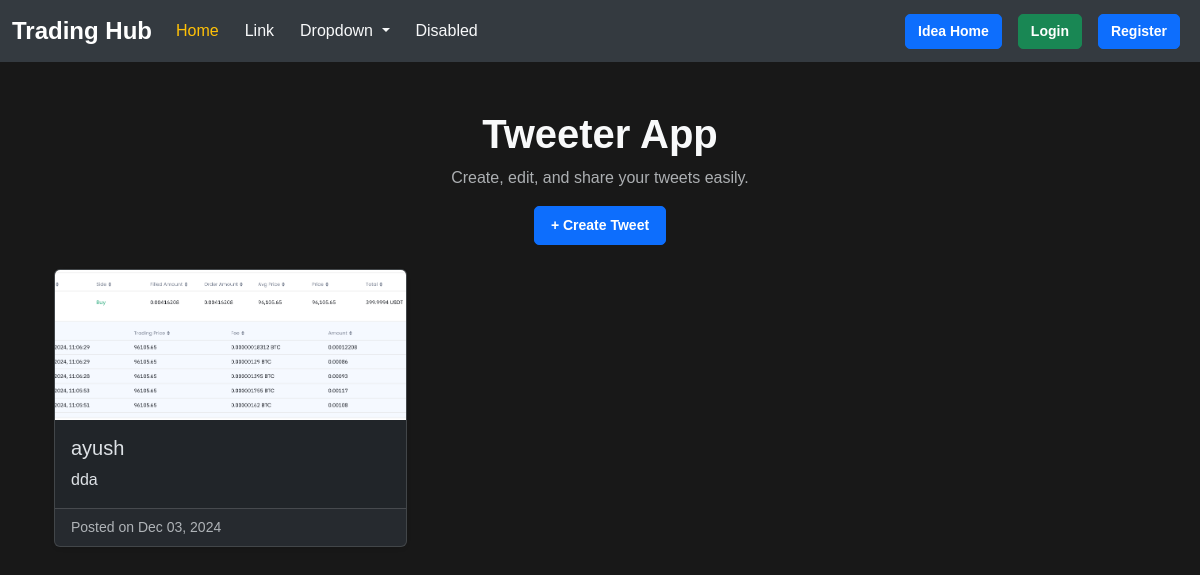
Page /tweet/ on the earlier database version.
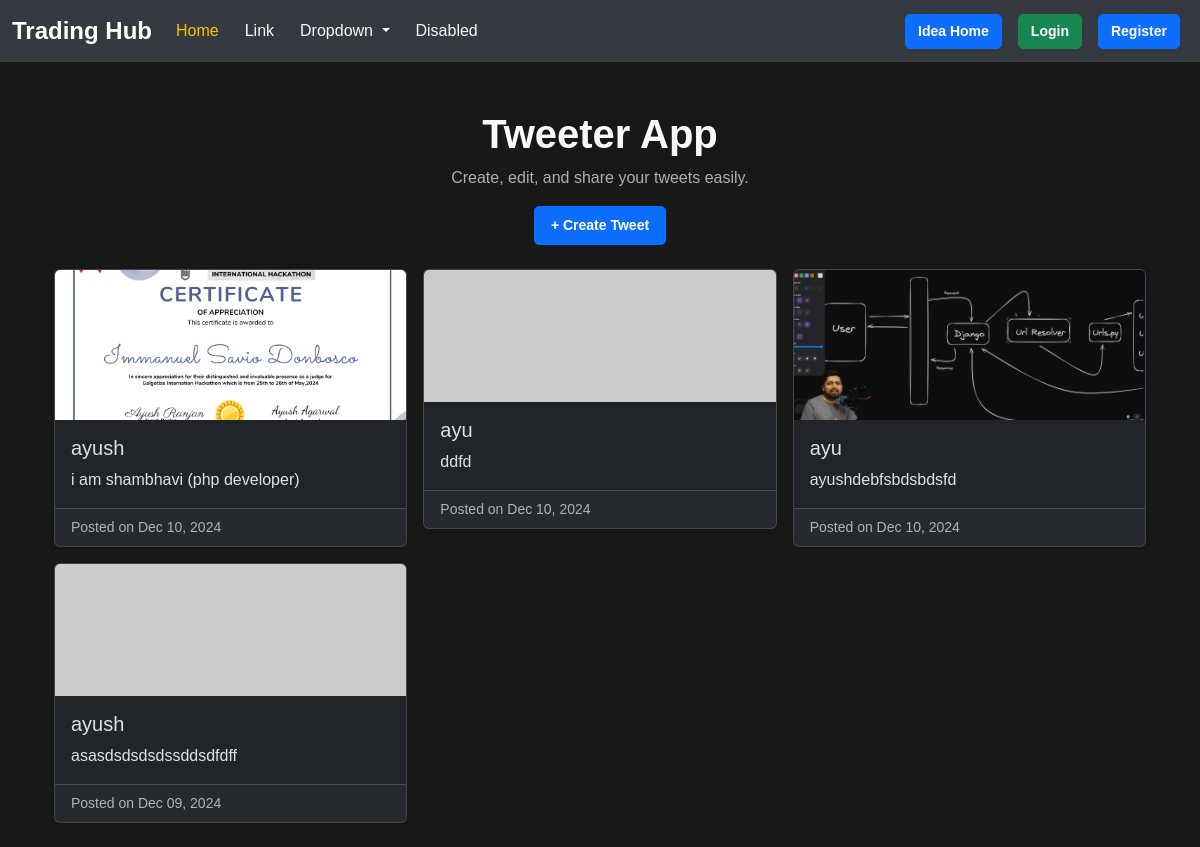
Same page on the later database version.
### tweet/models.py (models this page shows, shortened)
class Tweet(models.Model):
    user = models.ForeignKey(User, on_delete=models.CASCADE)
    text = models.CharField(max_length=240)  # Changed to CharField for length enforcement
    image = models.ImageField(upload_to='photo/', blank=True, null=True)
    created_at = models.DateTimeField(auto_now_add=True)
    updated_at = models.DateTimeField(auto_now=True)
    class Meta:
        ordering = ['-created_at']  # Orders tweets by newest first
    class Meta:
        ordering = ['-created_at']  # Order tweets by creation date, newest first

### tweet/views.py (the view)
# urls.py: path('', views.tweet_list, name='tweet_list'),  # Home or list of tweets
def tweet_list(request):
    tweets = Tweet.objects.all().order_by('-created_at')
    return render(request, 'tweet_list.html', {'tweets': tweets})

### tweet/templates/tweet_list.html (shortened to what this page needs)
{% extends "layout.html" %}
{% block content %}
<div class="container py-4">
    <div class="text-center mb-4">
        <h1 class="fw-bold">Tweeter App</h1>
        <p class="text-muted">Create, edit, and share your tweets easily.</p>
        <a class="btn btn-primary btn-lg" href="{% url 'tweet_create' %}">
            + Create Tweet
        </a>
    </div>
    <div class="row g-3">
        {% for tweet in tweets %}
        <div class="col-12 col-md-6 col-lg-4">
            <div class="card shadow-sm">
                {% if tweet.image %}
                <img src="{{ tweet.image.url }}" class="card-img-top" alt="Tweet Image" style="height: 150px; object-fit: cover;">
                {% else %}
                <img src="https://via.placeholder.com/400x150?text=No+Image" class="card-img-top" alt="Placeholder">
                {% endif %}
                <div class="card-body">
                    <h5 class="card-title">{{ tweet.user.username }}</h5>
                    <p class="card-text">{{ tweet.text|truncatewords:10 }}</p>
                </div>
                <div class="card-footer d-flex justify-content-between align-items-center">
                    {% if user.is_authenticated and tweet.user == user %}
                        <a href="{% url 'tweet_edit' tweet.id %}" class="btn btn-outline-primary btn-sm">Edit</a>
                        <a href="{% url 'tweet_delete' tweet.id %}" class="btn btn-outline-danger btn-sm">Delete</a>
                    {% else %}
                        <span class="text-muted small">Posted on {{ tweet.created_at|date:"M d, Y" }}</span>
                    {% endif %}
                </div>
            </div>
        </div>
        {% endfor %}
    </div>
</div>
{% endblock %}

### templates/layout.html (shortened to what this page needs)
{% load static %}
<!DOCTYPE html>
<html lang="en" data-bs-theme="dark">
<head>
    <link href="https://cdn.jsdelivr.net/npm/bootstrap@5.3.3/dist/css/bootstrap.min.css" rel="stylesheet"
>
</head>
<body>
    <nav class="navbar navbar-expand-lg navbar-dark">
        <div class="container-fluid">
            <a class="navbar-brand" href="#">Trading Hub</a>
            <div class="collapse navbar-collapse" id="navbarSupportedContent">
                <ul class="navbar-nav me-auto mb-2 mb-lg-0">
                    <li class="nav-item">
                        <a class="nav-link active" aria-current="page" href="#">Home</a>
                    </li>
                    <li class="nav-item">
                        <a class="nav-link" href="#">Link</a>
                    </li>
                    <li class="nav-item dropdown">
                        <a class="nav-link dropdown-toggle" href="#" role="button" data-bs-toggle="dropdown" aria-expanded="false">
                            Dropdown
                        </a>
                    </li>
                    <li class="nav-item">
                        <a class="nav-link disabled" aria-disabled="true">Disabled</a>
                    </li>
                </ul>
                <a href="{% url 'tweet_list' %}" class="btn btn-primary mx-2">Idea Home</a>
                {% if user.is_authenticated %}
                    <form method="post" action="{% url 'logout' %}" class="d-inline">
                        {% csrf_token %}
                        <button class="btn btn-danger" type="submit">Logout</button>
                    </form>
                {% else %}
                    <a href="{% url 'login' %}" class="btn btn-success mx-2">Login</a>
                    <a href="{% url 'register' %}" class="btn btn-primary mx-2">Register</a>
                {% endif %}
            </div>
        </div>
    </nav>
    <div class="container mt-4">
        {% block content %}{% endblock %}
    </div>
</body>
</html>

### templates/layout.html (style rules this page uses)
body { background-color: #181818; color: #f8f9fa; font-family: Arial, sans-serif; }
.navbar { background-color: #343a40 !important; }
.navbar-brand { font-size: 24px; font-weight: bold; color: #fff; }
.navbar-nav .nav-link { color: #f8f9fa; font-weight: 500; margin-right: 10px; }
.navbar-nav .nav-link.active { color: #ffc107; }
.btn-primary, .btn-success, .btn-danger { font-weight: bold; font-size: 14px; border-radius: 5px; }

Differences in the rows shown:
removed Tweet: image (picture), user.username "ayush", text "dda", created_at "Dec 03, 2024"
added Tweet: image (picture), user.username "ayush", text "i am shambhavi (php developer)", created_at "Dec 10, 2024"
added Tweet: user.username "ayu", text "ddfd", created_at "Dec 10, 2024"
added Tweet: image (picture), user.username "ayu", text "ayushdebfsbdsbdsfd", created_at "Dec 10, 2024"
added Tweet: user.username "ayush", text "asasdsdsdsdssddsdfdff", created_at "Dec 09, 2024"
